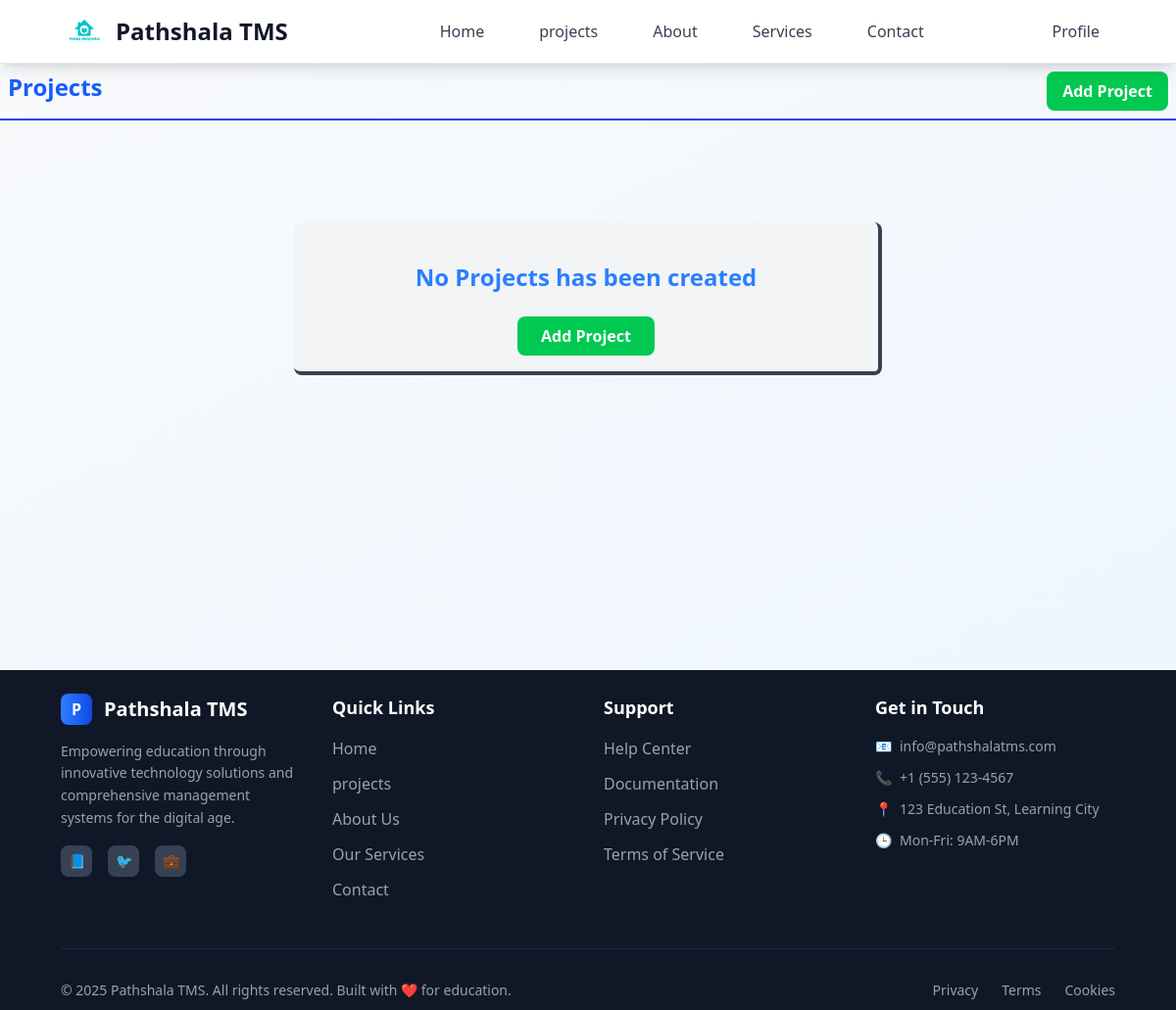
The app's page /employer/projects (signed in), older data.
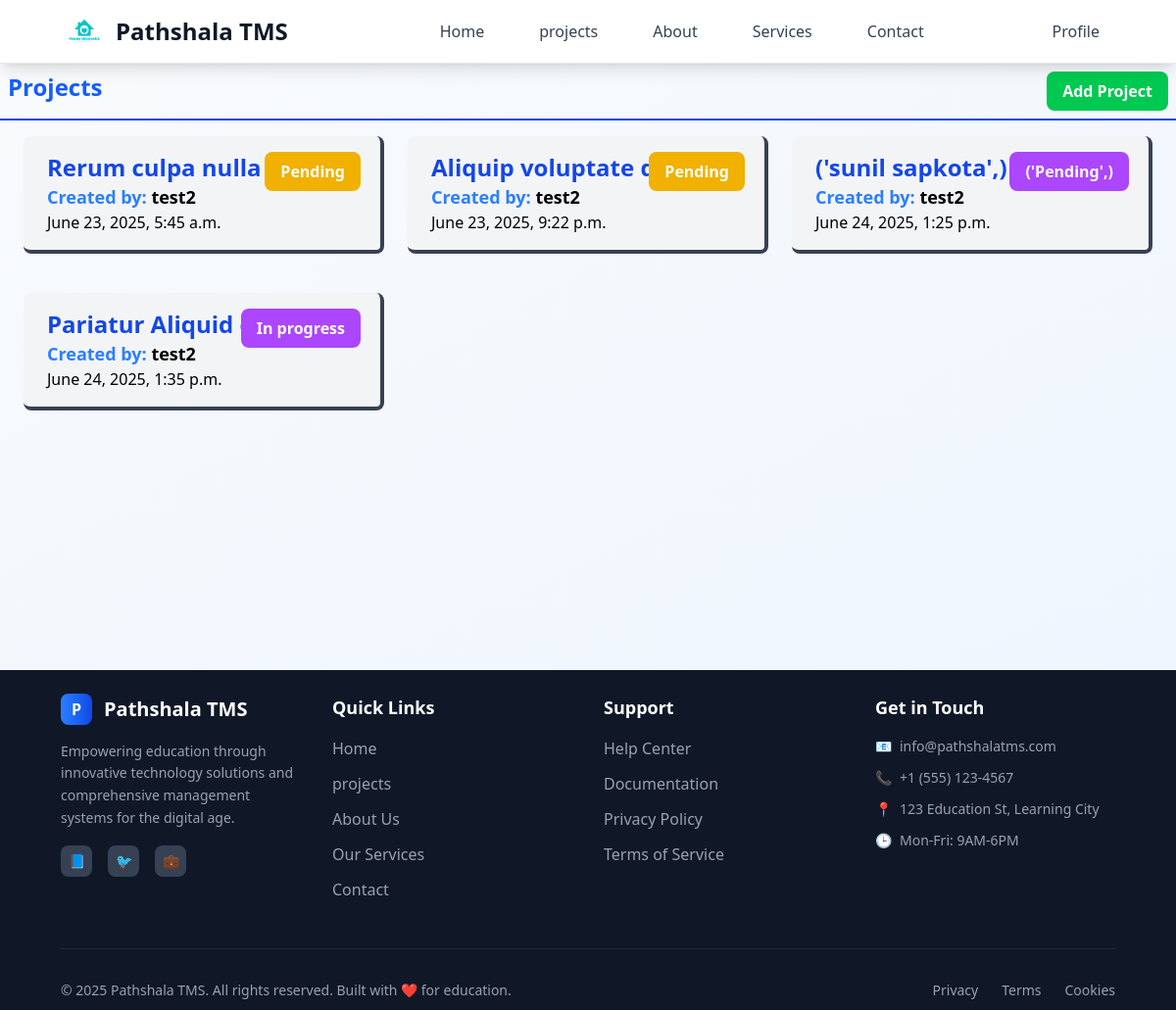
The same page, newer data.
### projects/models.py (models this page shows, shortened)
class Project(models.Model):
    class StatusOption(models.TextChoices):
        PENDING="Pending","Pending"
        IN_PROGRESS= "In progress","In progress"
        COMPLETED="Completed","completed"
        CANCELED= "Canceled","canceled"
    title=models.CharField(max_length=25)
    description=models.TextField( max_length=50 ,blank=True )
    user=models.ForeignKey(User,on_delete=models.CASCADE)
    created_at=models.DateTimeField( editable=False, auto_now_add=True)
    status=models.CharField(choices=StatusOption,default=StatusOption.PENDING)
    update_at=models.DateTimeField( auto_now=True, null=True, blank=True,editable=False)

### projects/views.py (the view)
# urls.py: path('projects',employerProjects),
@login_required(login_url="/login")
def employerProjects(request):
    role=request.user.profile.role
    projects=Project.objects.filter(user=request.user)
    if role=="employer":
        return render (request,"pages/employer/project/project_page.html",{"projects":projects})
    else:
        return redirect('/emplyee/projects')

### templates/pages/employer/project/project_page.html
{% extends 'layouts/main.html' %} {% block content %}
<div class="flex flex-col">
  <div class="flex p-2 mb-2 justify-between border-b-2 border-blue-700">
    <h1 class="text-blue-600 text-center text-2xl font-bold">Projects</h1>
    <div class="flex ms-auto">
      <a
        class="px-4 py-2 rounded-lg bg-green-500 text-white font-bold"
        href="/employer/register_project"
        >Add Project</a
      >
    </div>
  </div>
  {%if projects%}
  <div class="grid grid-cols-1 md:grid-cols-2 lg:grid-cols-3 gap-6 mx-6">
    {% for project in projects %}
    <a href="/employer/project_details/{{project.id}}">
      <div
        class="relative bg-gray-100 hover:bg-gray-200 hover:scale-[102%] transition:ease-in-out duration-300 border-b-4 border-r-4 border-gray-700 rounded-lg py-4 px-6 my-2"
      >
        <div>
          <div class="text-2xl font-bold text-blue-700">
            {{ project.title }}
          </div>
        </div>
        <span
          class="{% if project.status == 'Active' %}bg-blue-500 {% elif project.status == 'Completed' %}bg-green-500 {% elif project.status == 'Pending' %}bg-yellow-500 {% elif project.status == 'In Progress' %}bg-blue-500 {% else %}bg-purple-500 {% endif %} absolute top-0 right-5 z-5 px-4 py-2 rounded-lg text-white font-bold my-4"
        >
          {{ project.status }}
        </span>
        <div class="text-lg font-semibold">
          <span class="text-blue-500">Created by: </span>{{ project.user }}
        </div>
        <div>{{ project.created_at }}</div>
      </div>
    </a>
    {% endfor %}
  </div>
  {%else%}
  <div
    class="my-24 w-1/2 mx-auto space-y-12 relative bg-gray-100 hover:bg-gray-200 hover:scale-[101%] transition:ease-in-out duration-300 border-b-4 border-r-4 border-gray-700 rounded-lg py-4 px-6 my-2"
  >
    <div class="text-2xl font-bold text-blue-500 my-6 text-center">
      No Projects has been created
    </div>
    <div class="flex">
      <a
        class="px-6 py-2 mx-auto rounded-lg bg-green-500 text-white font-bold"
        href="/employer/register_project"
        >Add Project</a
      >
    </div>
  </div>
  {%endif%}
</div>
{% endblock %}

Row changes from the older to the newer data that the page shows:
added Project: title "Rerum culpa nulla in", status "Pending", user "test2", created_at "June 23, 2025, 5:45 a.m."
added Project: title "Aliquip voluptate di", status "Pending", user "test2", created_at "June 23, 2025, 9:22 p.m."
added Project: title "('sunil sapkota',)", status "('Pending',)", user "test2", created_at "June 24, 2025, 1:25 p.m."
added Project: title "Pariatur Aliquid qu", status "In progress", user "test2", created_at "June 24, 2025, 1:35 p.m."
Text that changed along with them:
text no longer shown: "No Projects has been created Add Project"
